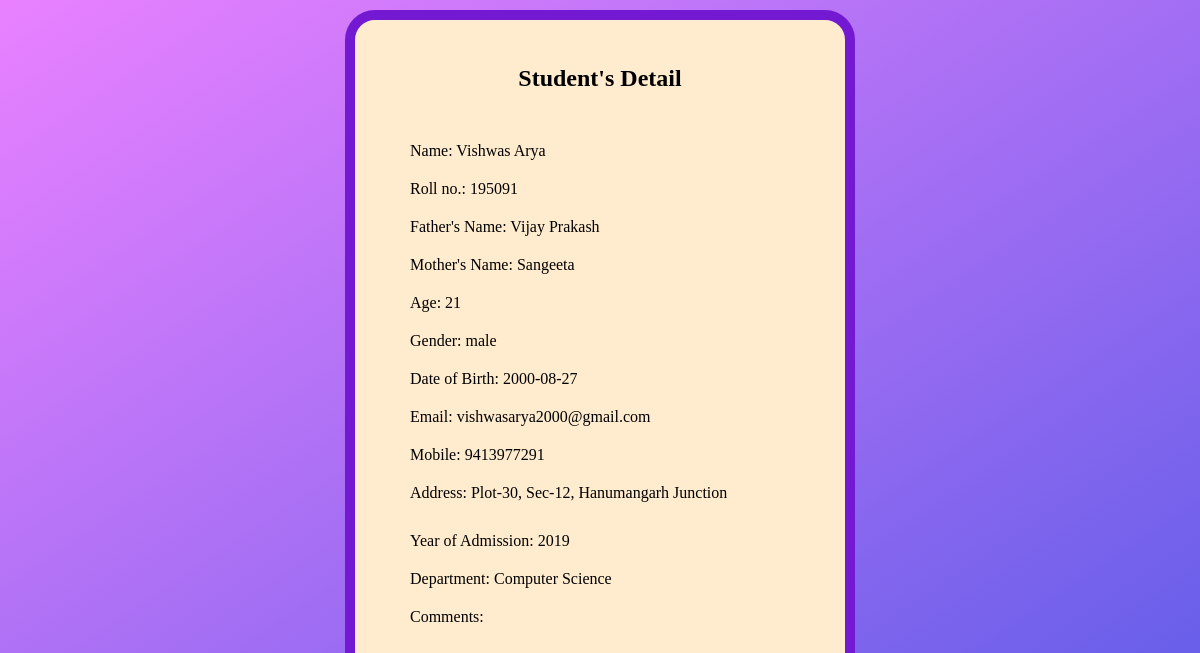
The page /display.php?rollSearch=195091 on the database as committed earlier.
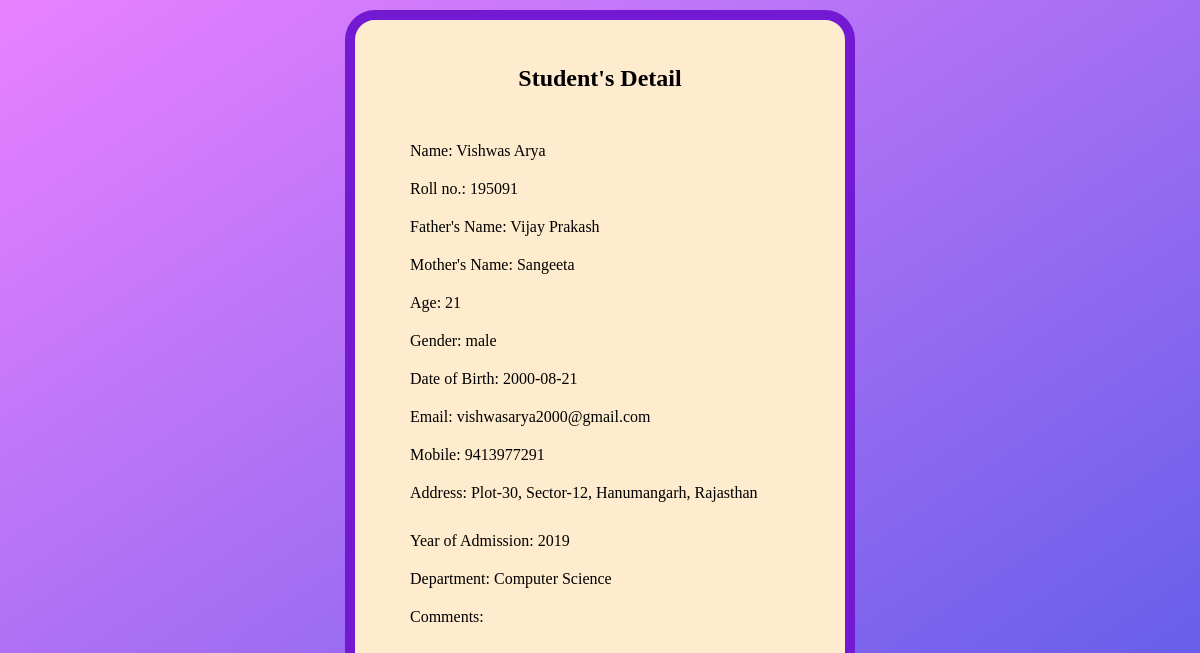
The same page on the database as committed later.
### tables this page shows
CREATE TABLE `students` (
  `name` varchar(60) NOT NULL,
  `age` tinyint(2) NOT NULL,
  `gender` varchar(8) NOT NULL,
  `dob` date NOT NULL,
  `email` varchar(80) NOT NULL,
  `phone` bigint(10) NOT NULL,
  `fname` varchar(60) NOT NULL,
  `mname` varchar(60) NOT NULL,
  `address` varchar(250) NOT NULL,
  `yoadm` smallint(4) NOT NULL,
  `rollno` varchar(10) NOT NULL,
  `dept` varchar(60) NOT NULL,
  `notes` varchar(50) DEFAULT NULL,
  `date` date NOT NULL
);

### display.php (the view, shortened to what this page needs)
<?php
$server = "localhost";
$username = "root";
$password = "";
$database = "student_records";
$conn = mysqli_connect($server, $username, $password, $database);
$query = $_GET["rollSearch"];
            $sql = "select * from students where rollno = $query";
            $result = mysqli_query($conn, $sql);
            $noResult = true;
            while($row = mysqli_fetch_assoc($result)){
                $noResult = false;
                $name = $row['name'];
                $age = $row['age'];
                $gender = $row['gender'];
                $dob = $row['dob'];
                $email = $row['email'];
                $phone = $row['phone'];
                $fname = $row['fname'];
                $mname = $row['mname'];
                $address = $row['address'];
                $yoadm = $row['yoadm'];
                $rollno = $row['rollno'];
                $dept = $row['dept'];
                $notes = $row['notes'];
            }
?>
<!DOCTYPE html>
<html lang="en">
<head>
    <link rel="stylesheet" href="studentreg.css">
</head>
<body>
    <div class="hero">
        <div style="width: 40%; height: 700px;" class="form-box">
            <?php
            if($noResult){
                echo '<div class="button-box">
                <h2 style="padding: 5px; width: max-content;">Roll no. does not exist!</h4>
                </div>
                <a style="margin-left:65px; text-decoration: none;" href="adminLogin.php">Register a New Student?</a>';
            }
            else{
                echo '
                <div class="button-box">
                <h2 style="padding: 5px; width: max-content;">Student\'s Detail</h4>
                </div>
                <div style="flex-direction: column;" class="input-fields">
                <div class="label">Name: '.$name.'</div>
                <div class="label">Roll no.: '.$rollno.'</div>
                <div class="label">Father\'s Name: '.$fname.'</div>
                <div class="label">Mother\'s Name: '.$mname.'</div>
                <div class="label">Age: '.$age.'</div>
                <div class="label">Gender: '.$gender.'</div>
                <div class="label">Date of Birth: '.$dob.'</div>
                <div class="label">Email: '.$email.'</div>
                <div class="label">Mobile: '.$phone.'</div>
                <div style="margin: 10px 50px 20px 50px;" class="label">Address: '.$address.'</div>
                <div class="label">Year of Admission: '.$yoadm.'</div>
                <div class="label">Department: '.$dept.'</div>
                <div class="label">Comments: '.$notes.'</div>
                </div>
                </div>';}
                ?>
                </div>
                </body>
                </html>

### studentreg.css (style rules this page uses)
* { margin: 0; padding: 0; }
.hero { height: 100%; width: 100%; background: linear-gradient(to bottom right, #e981ff, #5b5be7); background-position: center; background-size: cover; position: absolute; }
.form-box { width: 60%; height: 600px; position: relative; margin: 10px auto; background-color: blanchedalmond; padding: 5px; border: 10px solid #7319d1; border-radius: 30px; }
.button-box { margin: 35px; display: flex; text-align: center; position: relative; border-radius: 30px; align-content: center; justify-content: center; }
.input-fields { display: flex; justify-content: center; }
.label { font-size: medium; margin-bottom: 5px; }

### display.php (style rules this page uses)
.label { margin: 10px 50px; }

Rows that differ between the two databases and show on the page:
changed students "Vishwas Arya": dob "2000-08-27" → "2000-08-21"; address "Plot-30, Sec-12, Hanumangarh Junction" → "Plot-30, Sector-12, Hanumangarh, Rajasthan"
